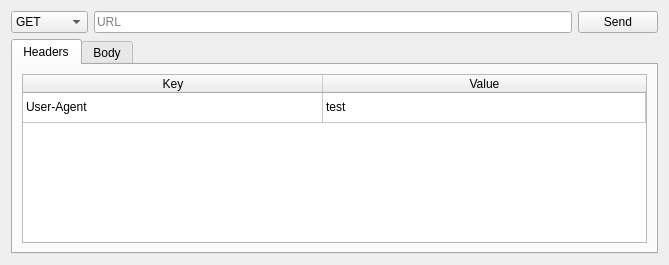
<?xml version="1.0" encoding="UTF-8"?>
<ui version="4.0">
 <class>RequestWidget</class>
 <widget class="QWidget" name="RequestWidget">
  <property name="geometry">
   <rect>
    <x>0</x>
    <y>0</y>
    <width>669</width>
    <height>265</height>
   </rect>
  </property>
  <property name="windowTitle">
   <string>Form</string>
  </property>
  <layout class="QVBoxLayout" name="verticalLayout">
   <item>
    <layout class="QHBoxLayout" name="requestLayout">
     <item>
      <widget class="QComboBox" name="methodComboBox">
       <property name="editable">
        <bool>false</bool>
       </property>
       <item>
        <property name="text">
         <string>GET</string>
        </property>
       </item>
       <item>
        <property name="text">
         <string>POST</string>
        </property>
       </item>
       <item>
        <property name="text">
         <string>PUT</string>
        </property>
       </item>
       <item>
        <property name="text">
         <string>DELETE</string>
        </property>
       </item>
       <item>
        <property name="text">
         <string>HEAD</string>
        </property>
       </item>
      </widget>
     </item>
     <item>
      <widget class="QLineEdit" name="urlLineEdit">
       <property name="placeholderText">
        <string>URL</string>
       </property>
      </widget>
     </item>
     <item>
      <widget class="QPushButton" name="sendButton">
       <property name="text">
        <string>Send</string>
       </property>
       <property name="autoDefault">
        <bool>false</bool>
       </property>
       <property name="default">
        <bool>false</bool>
       </property>
      </widget>
     </item>
    </layout>
   </item>
   <item>
    <widget class="QTabWidget" name="tabWidget">
     <property name="currentIndex">
      <number>0</number>
     </property>
     <widget class="QWidget" name="headersTab">
      <attribute name="title">
       <string>Headers</string>
      </attribute>
      <layout class="QVBoxLayout" name="verticalLayout_2">
       <item>
        <widget class="QTableWidget" name="headersTable">
         <property name="dragDropOverwriteMode">
          <bool>false</bool>
         </property>
         <property name="selectionMode">
          <enum>QAbstractItemView::NoSelection</enum>
         </property>
         <property name="showGrid">
          <bool>true</bool>
         </property>
         <attribute name="horizontalHeaderDefaultSectionSize">
          <number>300</number>
         </attribute>
         <attribute name="horizontalHeaderHighlightSections">
          <bool>false</bool>
         </attribute>
         <attribute name="horizontalHeaderShowSortIndicator" stdset="0">
          <bool>false</bool>
         </attribute>
         <attribute name="horizontalHeaderStretchLastSection">
          <bool>true</bool>
         </attribute>
         <attribute name="verticalHeaderVisible">
          <bool>false</bool>
         </attribute>
         <attribute name="verticalHeaderHighlightSections">
          <bool>false</bool>
         </attribute>
         <row>
          <property name="text">
           <string>User-Agent</string>
          </property>
         </row>
         <column>
          <property name="text">
           <string>Key</string>
          </property>
         </column>
         <column>
          <property name="text">
           <string>Value</string>
          </property>
         </column>
         <item row="0" column="0">
          <property name="text">
           <string>User-Agent</string>
          </property>
         </item>
         <item row="0" column="1">
          <property name="text">
           <string>test</string>
          </property>
         </item>
        </widget>
       </item>
      </layout>
     </widget>
     <widget class="QWidget" name="bodyTab">
      <attribute name="title">
       <string>Body</string>
      </attribute>
     </widget>
    </widget>
   </item>
  </layout>
 </widget>
 <resources/>
 <connections/>
</ui>
